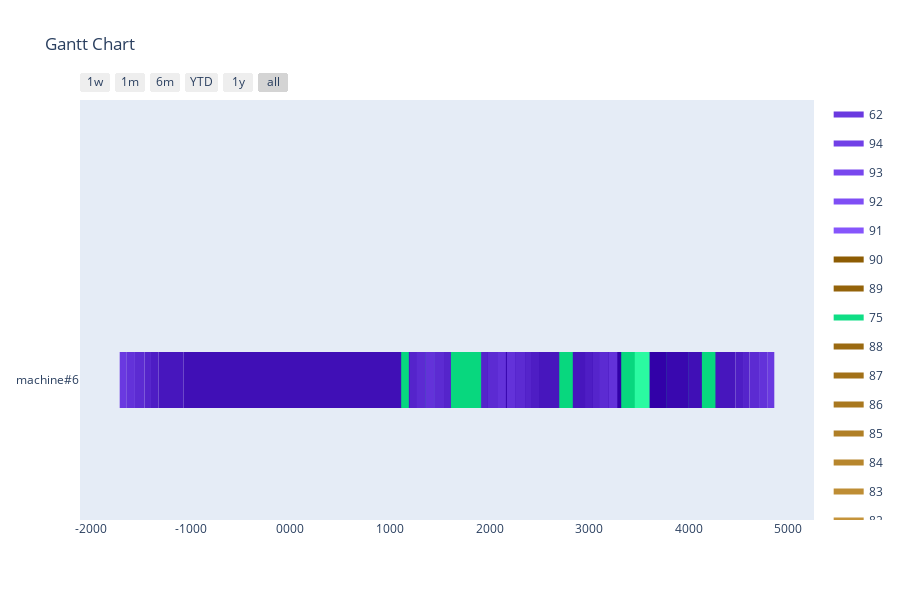

The cell this chart's notebook holds for it:
### Markdown cell above
Greedy

### Code cell
agent = GreedyAgent(env)
simulator = AgentSimulator()
schedule, schedule_count = simulator.simulate(agent, orders_model)
print(f'Scheduled {schedule_count}/{len(orders_model)} Orders')
visualize_schedule(schedule, env)

### Figure 1 — Plotly figure (JSON) as saved in the notebook; plotly's stock layout.template omitted (floating-point values rounded to 4 significant figures)
{"data": [{"fill": "toself", "fillcolor": "rgb(106, 57, 224)", "hoverinfo": "name", "legendgroup": "rgb(106, 57, 224)", "mode": "none", "name": "62", "type": "scatter", "x": [-1713, -1647, -1647, -1713, -1713, 3283, 3349, 3349, 3283, 3283, -1046, -980, -980, -1046, -1046, 2164, 2230, 2230, 2164, 2164, 2109, 2175, 2175, 2109, 2109, 4793, 4859, 4859, 4793, 4793, 1299, 1365, 1365, 1299, 1299, 1448, 1514, 1514, 1448, 1448, -572, -506, -506, -572], "y": [-0.2, -0.2, 0.2, 0.2, null, -0.2, -0.2, 0.2, 0.2, null, -0.2, -0.2, 0.2, 0.2, null, -0.2, -0.2, 0.2, 0.2, null, -0.2, -0.2, 0.2, 0.2, null, -0.2, -0.2, 0.2, 0.2, null, -0.2, -0.2, 0.2, 0.2, null, -0.2, -0.2, 0.2, 0.2, null, -0.2, -0.2, 0.2, 0.2]}, {"fill": "toself", "fillcolor": "rgb(113, 64, 231)", "hoverinfo": "name", "legendgroup": "rgb(113, 64, 231)", "mode": "none", "name": "94", "type": "scatter", "x": [4341, 4417, 4417, 4341], "y": [-0.2, -0.2, 0.2, 0.2]}, {"fill": "toself", "fillcolor": "rgb(120, 71, 238)", "hoverinfo": "name", "legendgroup": "rgb(120, 71, 238)", "mode": "none", "name": "93", "type": "scatter", "x": [4256, 4341, 4341, 4256], "y": [-0.2, -0.2, 0.2, 0.2]}, {"fill": "toself", "fillcolor": "rgb(127, 78, 245)", "hoverinfo": "name", "legendgroup": "rgb(127, 78, 245)", "mode": "none", "name": "92", "type": "scatter", "x": [4191, 4256, 4256, 4191], "y": [-0.2, -0.2, 0.2, 0.2]}, {"fill": "toself", "fillcolor": "rgb(134, 85, 252)", "hoverinfo": "name", "legendgroup": "rgb(134, 85, 252)", "mode": "none", "name": "91", "type": "scatter", "x": [4114, 4191, 4191, 4114], "y": [-0.2, -0.2, 0.2, 0.2]}, {"fill": "toself", "fillcolor": "rgb(141, 92, 3)", "hoverinfo": "name", "legendgroup": "rgb(141, 92, 3)", "mode": "none", "name": "90", "type": "scatter", "x": [4004, 4114, 4114, 4004], "y": [-0.2, -0.2, 0.2, 0.2]}, {"fill": "toself", "fillcolor": "rgb(148, 99, 10)", "hoverinfo": "name", "legendgroup": "rgb(148, 99, 10)", "mode": "none", "name": "89", "type": "scatter", "x": [3957, 4004, 4004, 3957], "y": [-0.2, -0.2, 0.2, 0.2]}, {"fill": "toself", "fillcolor": "rgb(15, 222, 133)", "hoverinfo": "name", "legendgroup": "rgb(15, 222, 133)", "mode": "none", "name": "75", "type": "scatter", "x": [168, 310, 310, 168, 168, 1326, 1468, 1468, 1326, 1326, 835, 977, 977, 835, 835, 207, 349, 349, 207, 207, 3990, 4132, 4132, 3990, 3990, 2836, 2978, 2978, 2836, 2836, 3180, 3322, 3322, 3180, 3180, -509, -367, -367, -509, -509, 1309, 1451, 1451, 1309], "y": [-0.2, -0.2, 0.2, 0.2, null, -0.2, -0.2, 0.2, 0.2, null, -0.2, -0.2, 0.2, 0.2, null, -0.2, -0.2, 0.2, 0.2, null, -0.2, -0.2, 0.2, 0.2, null, -0.2, -0.2, 0.2, 0.2, null, -0.2, -0.2, 0.2, 0.2, null, -0.2, -0.2, 0.2, 0.2, null, -0.2, -0.2, 0.2, 0.2]}, {"fill": "toself", "fillcolor": "rgb(155, 106, 17)", "hoverinfo": "name", "legendgroup": "rgb(155, 106, 17)", "mode": "none", "name": "88", "type": "scatter", "x": [3901, 3957, 3957, 3901], "y": [-0.2, -0.2, 0.2, 0.2]}, {"fill": "toself", "fillcolor": "rgb(162, 113, 24)", "hoverinfo": "name", "legendgroup": "rgb(162, 113, 24)", "mode": "none", "name": "87", "type": "scatter", "x": [3814, 3901, 3901, 3814], "y": [-0.2, -0.2, 0.2, 0.2]}, {"fill": "toself", "fillcolor": "rgb(169, 120, 31)", "hoverinfo": "name", "legendgroup": "rgb(169, 120, 31)", "mode": "none", "name": "86", "type": "scatter", "x": [3759, 3814, 3814, 3759], "y": [-0.2, -0.2, 0.2, 0.2]}, {"fill": "toself", "fillcolor": "rgb(176, 127, 38)", "hoverinfo": "name", "legendgroup": "rgb(176, 127, 38)", "mode": "none", "name": "85", "type": "scatter", "x": [3694, 3759, 3759, 3694], "y": [-0.2, -0.2, 0.2, 0.2]}, {"fill": "toself", "fillcolor": "rgb(183, 134, 45)", "hoverinfo": "name", "legendgroup": "rgb(183, 134, 45)", "mode": "none", "name": "84", "type": "scatter", "x": [3630, 3694, 3694, 3630], "y": [-0.2, -0.2, 0.2, 0.2]}, {"fill": "toself", "fillcolor": "rgb(190, 141, 52)", "hoverinfo": "name", "legendgroup": "rgb(190, 141, 52)", "mode": "none", "name": "83", "type": "scatter", "x": [3544, 3630, 3630, 3544], "y": [-0.2, -0.2, 0.2, 0.2]}, {"fill": "toself", "fillcolor": "rgb(197, 148, 59)", "hoverinfo": "name", "legendgroup": "rgb(197, 148, 59)", "mode": "none", "name": "82", "type": "scatter", "x": [3400, 3544, 3544, 3400], "y": [-0.2, -0.2, 0.2, 0.2]}, {"fill": "toself", "fillcolor": "rgb(204, 155, 66)", "hoverinfo": "name", "legendgroup": "rgb(204, 155, 66)", "mode": "none", "name": "81", "type": "scatter", "x": [3275, 3400, 3400, 3275], "y": [-0.2, -0.2, 0.2, 0.2]}, {"fill": "toself", "fillcolor": "rgb(211, 162, 73)", "hoverinfo": "name", "legendgroup": "rgb(211, 162, 73)", "mode": "none", "name": "80", "type": "scatter", "x": [3153, 3275, 3275, 3153], "y": [-0.2, -0.2, 0.2, 0.2]}, {"fill": "toself", "fillcolor": "rgb(218, 169, 80)", "hoverinfo": "name", "legendgroup": "rgb(218, 169, 80)", "mode": "none", "name": "79", "type": "scatter", "x": [3020, 3153, 3153, 3020], "y": [-0.2, -0.2, 0.2, 0.2]}, {"fill": "toself", "fillcolor": "rgb(22, 229, 140)", "hoverinfo": "name", "legendgroup": "rgb(22, 229, 140)", "mode": "none", "name": "74", "type": "scatter", "x": [23, 168, 168, 23, 23, 1468, 1613, 1613, 1468, 1468, 690, 835, 835, 690, 690, 349, 494, 494, 349, 349, 3845, 3990, 3990, 3845, 3845, 2978, 3123, 3123, 2978, 2978, 3035, 3180, 3180, 3035, 3035, -367, -222, -222, -367, -367, 1164, 1309, 1309, 1164], "y": [-0.2, -0.2, 0.2, 0.2, null, -0.2, -0.2, 0.2, 0.2, null, -0.2, -0.2, 0.2, 0.2, null, -0.2, -0.2, 0.2, 0.2, null, -0.2, -0.2, 0.2, 0.2, null, -0.2, -0.2, 0.2, 0.2, null, -0.2, -0.2, 0.2, 0.2, null, -0.2, -0.2, 0.2, 0.2, null, -0.2, -0.2, 0.2, 0.2]}, {"fill": "toself", "fillcolor": "rgb(225, 176, 87)", "hoverinfo": "name", "legendgroup": "rgb(225, 176, 87)", "mode": "none", "name": "78", "type": "scatter", "x": [2875, 3020, 3020, 2875], "y": [-0.2, -0.2, 0.2, 0.2]}, {"fill": "toself", "fillcolor": "rgb(232, 183, 94)", "hoverinfo": "name", "legendgroup": "rgb(232, 183, 94)", "mode": "none", "name": "77", "type": "scatter", "x": [2752, 2875, 2875, 2752], "y": [-0.2, -0.2, 0.2, 0.2]}, {"fill": "toself", "fillcolor": "rgb(29, 236, 147)", "hoverinfo": "name", "legendgroup": "rgb(29, 236, 147)", "mode": "none", "name": "73", "type": "scatter", "x": [-132, 23, 23, -132, -132, 1613, 1768, 1768, 1613, 1613, 535, 690, 690, 535, 535, 494, 649, 649, 494, 494, 3690, 3845, 3845, 3690, 3690, 3123, 3278, 3278, 3123, 3123, 2880, 3035, 3035, 2880, 2880, -222, -67, -67, -222, -222, 1009, 1164, 1164, 1009], "y": [-0.2, -0.2, 0.2, 0.2, null, -0.2, -0.2, 0.2, 0.2, null, -0.2, -0.2, 0.2, 0.2, null, -0.2, -0.2, 0.2, 0.2, null, -0.2, -0.2, 0.2, 0.2, null, -0.2, -0.2, 0.2, 0.2, null, -0.2, -0.2, 0.2, 0.2, null, -0.2, -0.2, 0.2, 0.2, null, -0.2, -0.2, 0.2, 0.2]}, {"fill": "toself", "fillcolor": "rgb(36, 243, 154)", "hoverinfo": "name", "legendgroup": "rgb(36, 243, 154)", "mode": "none", "name": "72", "type": "scatter", "x": [-297, -132, -132, -297, -297, 1768, 1933, 1933, 1768, 1768, 370, 535, 535, 370, 370, 649, 814, 814, 649, 649, 3525, 3690, 3690, 3525, 3525, 3278, 3443, 3443, 3278, 3278, 2715, 2880, 2880, 2715, 2715, -67, 98, 98, -67, -67, 844, 1009, 1009, 844], "y": [-0.2, -0.2, 0.2, 0.2, null, -0.2, -0.2, 0.2, 0.2, null, -0.2, -0.2, 0.2, 0.2, null, -0.2, -0.2, 0.2, 0.2, null, -0.2, -0.2, 0.2, 0.2, null, -0.2, -0.2, 0.2, 0.2, null, -0.2, -0.2, 0.2, 0.2, null, -0.2, -0.2, 0.2, 0.2, null, -0.2, -0.2, 0.2, 0.2]}, {"fill": "toself", "fillcolor": "rgb(43, 250, 161)", "hoverinfo": "name", "legendgroup": "rgb(43, 250, 161)", "mode": "none", "name": "71", "type": "scatter", "x": [-461, -297, -297, -461, -461, 1933, 2097, 2097, 1933, 1933, 206, 370, 370, 206, 206, 814, 978, 978, 814, 814, 3361, 3525, 3525, 3361, 3361, 3443, 3607, 3607, 3443, 3443, 2551, 2715, 2715, 2551, 2551, 98, 262, 262, 98, 98, 680, 844, 844, 680], "y": [-0.2, -0.2, 0.2, 0.2, null, -0.2, -0.2, 0.2, 0.2, null, -0.2, -0.2, 0.2, 0.2, null, -0.2, -0.2, 0.2, 0.2, null, -0.2, -0.2, 0.2, 0.2, null, -0.2, -0.2, 0.2, 0.2, null, -0.2, -0.2, 0.2, 0.2, null, -0.2, -0.2, 0.2, 0.2, null, -0.2, -0.2, 0.2, 0.2]}, {"fill": "toself", "fillcolor": "rgb(50, 1, 168)", "hoverinfo": "name", "legendgroup": "rgb(50, 1, 168)", "mode": "none", "name": "70", "type": "scatter", "x": [-634, -461, -461, -634, -634, 2097, 2270, 2270, 2097, 2097, 33, 206, 206, 33, 33, 978, 1151, 1151, 978, 978, 3188, 3361, 3361, 3188, 3188, 3607, 3780, 3780, 3607, 3607, 2378, 2551, 2551, 2378, 2378, 262, 435, 435, 262, 262, 507, 680, 680, 507], "y": [-0.2, -0.2, 0.2, 0.2, null, -0.2, -0.2, 0.2, 0.2, null, -0.2, -0.2, 0.2, 0.2, null, -0.2, -0.2, 0.2, 0.2, null, -0.2, -0.2, 0.2, 0.2, null, -0.2, -0.2, 0.2, 0.2, null, -0.2, -0.2, 0.2, 0.2, null, -0.2, -0.2, 0.2, 0.2, null, -0.2, -0.2, 0.2, 0.2]}, {"fill": "toself", "fillcolor": "rgb(57, 8, 175)", "hoverinfo": "name", "legendgroup": "rgb(57, 8, 175)", "mode": "none", "name": "69", "type": "scatter", "x": [-848, -634, -634, -848, -848, 2270, 2484, 2484, 2270, 2270, -181, 33, 33, -181, -181, 1151, 1365, 1365, 1151, 1151, 2974, 3188, 3188, 2974, 2974, 3780, 3994, 3994, 3780, 3780, 2164, 2378, 2378, 2164, 2164, 435, 649, 649, 435, 435, 293, 507, 507, 293], "y": [-0.2, -0.2, 0.2, 0.2, null, -0.2, -0.2, 0.2, 0.2, null, -0.2, -0.2, 0.2, 0.2, null, -0.2, -0.2, 0.2, 0.2, null, -0.2, -0.2, 0.2, 0.2, null, -0.2, -0.2, 0.2, 0.2, null, -0.2, -0.2, 0.2, 0.2, null, -0.2, -0.2, 0.2, 0.2, null, -0.2, -0.2, 0.2, 0.2]}, {"fill": "toself", "fillcolor": "rgb(64, 15, 182)", "hoverinfo": "name", "legendgroup": "rgb(64, 15, 182)", "mode": "none", "name": "68", "type": "scatter", "x": [-1073, -848, -848, -1073, -1073, 2484, 2709, 2709, 2484, 2484, -406, -181, -181, -406, -406, 1365, 1590, 1590, 1365, 1365, 2749, 2974, 2974, 2749, 2749, 3994, 4219, 4219, 3994, 3994, 1939, 2164, 2164, 1939, 1939, 649, 874, 874, 649, 649, 68, 293, 293, 68], "y": [-0.2, -0.2, 0.2, 0.2, null, -0.2, -0.2, 0.2, 0.2, null, -0.2, -0.2, 0.2, 0.2, null, -0.2, -0.2, 0.2, 0.2, null, -0.2, -0.2, 0.2, 0.2, null, -0.2, -0.2, 0.2, 0.2, null, -0.2, -0.2, 0.2, 0.2, null, -0.2, -0.2, 0.2, 0.2, null, -0.2, -0.2, 0.2, 0.2]}, {"fill": "toself", "fillcolor": "rgb(71, 22, 189)", "hoverinfo": "name", "legendgroup": "rgb(71, 22, 189)", "mode": "none", "name": "67", "type": "scatter", "x": [-1323, -1073, -1073, -1323, -1323, 2709, 2959, 2959, 2709, 2709, -656, -406, -406, -656, -656, 1590, 1840, 1840, 1590, 1590, 2499, 2749, 2749, 2499, 2499, 4219, 4469, 4469, 4219, 4219, 1689, 1939, 1939, 1689, 1689, 874, 1124, 1124, 874, 874, -182, 68, 68, -182], "y": [-0.2, -0.2, 0.2, 0.2, null, -0.2, -0.2, 0.2, 0.2, null, -0.2, -0.2, 0.2, 0.2, null, -0.2, -0.2, 0.2, 0.2, null, -0.2, -0.2, 0.2, 0.2, null, -0.2, -0.2, 0.2, 0.2, null, -0.2, -0.2, 0.2, 0.2, null, -0.2, -0.2, 0.2, 0.2, null, -0.2, -0.2, 0.2, 0.2]}, {"fill": "toself", "fillcolor": "rgb(78, 29, 196)", "hoverinfo": "name", "legendgroup": "rgb(78, 29, 196)", "mode": "none", "name": "66", "type": "scatter", "x": [-1399, -1323, -1323, -1399, -1399, 2959, 3035, 3035, 2959, 2959, -732, -656, -656, -732, -732, 1840, 1916, 1916, 1840, 1840, 2423, 2499, 2499, 2423, 2423, 4469, 4545, 4545, 4469, 4469, 1613, 1689, 1689, 1613, 1613, 1124, 1200, 1200, 1124, 1124, -258, -182, -182, -258], "y": [-0.2, -0.2, 0.2, 0.2, null, -0.2, -0.2, 0.2, 0.2, null, -0.2, -0.2, 0.2, 0.2, null, -0.2, -0.2, 0.2, 0.2, null, -0.2, -0.2, 0.2, 0.2, null, -0.2, -0.2, 0.2, 0.2, null, -0.2, -0.2, 0.2, 0.2, null, -0.2, -0.2, 0.2, 0.2, null, -0.2, -0.2, 0.2, 0.2]}, {"fill": "toself", "fillcolor": "rgb(8, 215, 126)", "hoverinfo": "name", "legendgroup": "rgb(8, 215, 126)", "mode": "none", "name": "76", "type": "scatter", "x": [310, 446, 446, 310, 310, 1190, 1326, 1326, 1190, 1190, 977, 1113, 1113, 977, 977, 71, 207, 207, 71, 71, 4132, 4268, 4268, 4132, 4132, 2700, 2836, 2836, 2700, 2700, 3322, 3458, 3458, 3322, 3322, -645, -509, -509, -645, -645, 1451, 1587, 1587, 1451], "y": [-0.2, -0.2, 0.2, 0.2, null, -0.2, -0.2, 0.2, 0.2, null, -0.2, -0.2, 0.2, 0.2, null, -0.2, -0.2, 0.2, 0.2, null, -0.2, -0.2, 0.2, 0.2, null, -0.2, -0.2, 0.2, 0.2, null, -0.2, -0.2, 0.2, 0.2, null, -0.2, -0.2, 0.2, 0.2, null, -0.2, -0.2, 0.2, 0.2]}, {"fill": "toself", "fillcolor": "rgb(85, 36, 203)", "hoverinfo": "name", "legendgroup": "rgb(85, 36, 203)", "mode": "none", "name": "65", "type": "scatter", "x": [-1464, -1399, -1399, -1464, -1464, 3035, 3100, 3100, 3035, 3035, -797, -732, -732, -797, -797, 1916, 1981, 1981, 1916, 1916, 2358, 2423, 2423, 2358, 2358, 4545, 4610, 4610, 4545, 4545, 1548, 1613, 1613, 1548, 1548, 1200, 1265, 1265, 1200, 1200, -323, -258, -258, -323], "y": [-0.2, -0.2, 0.2, 0.2, null, -0.2, -0.2, 0.2, 0.2, null, -0.2, -0.2, 0.2, 0.2, null, -0.2, -0.2, 0.2, 0.2, null, -0.2, -0.2, 0.2, 0.2, null, -0.2, -0.2, 0.2, 0.2, null, -0.2, -0.2, 0.2, 0.2, null, -0.2, -0.2, 0.2, 0.2, null, -0.2, -0.2, 0.2, 0.2]}, {"fill": "toself", "fillcolor": "rgb(92, 43, 210)", "hoverinfo": "name", "legendgroup": "rgb(92, 43, 210)", "mode": "none", "name": "64", "type": "scatter", "x": [-1560, -1464, -1464, -1560, -1560, 3100, 3196, 3196, 3100, 3100, -893, -797, -797, -893, -893, 1981, 2077, 2077, 1981, 1981, 2262, 2358, 2358, 2262, 2262, 4610, 4706, 4706, 4610, 4610, 1452, 1548, 1548, 1452, 1452, 1265, 1361, 1361, 1265, 1265, -419, -323, -323, -419], "y": [-0.2, -0.2, 0.2, 0.2, null, -0.2, -0.2, 0.2, 0.2, null, -0.2, -0.2, 0.2, 0.2, null, -0.2, -0.2, 0.2, 0.2, null, -0.2, -0.2, 0.2, 0.2, null, -0.2, -0.2, 0.2, 0.2, null, -0.2, -0.2, 0.2, 0.2, null, -0.2, -0.2, 0.2, 0.2, null, -0.2, -0.2, 0.2, 0.2]}, {"fill": "toself", "fillcolor": "rgb(99, 50, 217)", "hoverinfo": "name", "legendgroup": "rgb(99, 50, 217)", "mode": "none", "name": "63", "type": "scatter", "x": [-1647, -1560, -1560, -1647, -1647, 3196, 3283, 3283, 3196, 3196, -980, -893, -893, -980, -980, 2077, 2164, 2164, 2077, 2077, 2175, 2262, 2262, 2175, 2175, 4706, 4793, 4793, 4706, 4706, 1365, 1452, 1452, 1365, 1365, 1361, 1448, 1448, 1361, 1361, -506, -419, -419, -506], "y": [-0.2, -0.2, 0.2, 0.2, null, -0.2, -0.2, 0.2, 0.2, null, -0.2, -0.2, 0.2, 0.2, null, -0.2, -0.2, 0.2, 0.2, null, -0.2, -0.2, 0.2, 0.2, null, -0.2, -0.2, 0.2, 0.2, null, -0.2, -0.2, 0.2, 0.2, null, -0.2, -0.2, 0.2, 0.2, null, -0.2, -0.2, 0.2, 0.2]}, {"legendgroup": "rgb(106, 57, 224)", "marker": {"color": "rgb(106, 57, 224)", "opacity": 0, "size": 1}, "mode": "markers", "name": "", "showlegend": false, "text": [null, null, null, null, null, null, null, null, null, null, null, null, null, null, null, null, null, null], "type": "scatter", "x": [-1713, -1647, 3283, 3349, -1046, -980, 2164, 2230, 2109, 2175, 4793, 4859, 1299, 1365, 1448, 1514, -572, -506], "y": [0, 0, 0, 0, 0, 0, 0, 0, 0, 0, 0, 0, 0, 0, 0, 0, 0, 0]}, {"legendgroup": "rgb(113, 64, 231)", "marker": {"color": "rgb(113, 64, 231)", "opacity": 0, "size": 1}, "mode": "markers", "name": "", "showlegend": false, "text": [null, null], "type": "scatter", "x": [4341, 4417], "y": [0, 0]}, {"legendgroup": "rgb(120, 71, 238)", "marker": {"color": "rgb(120, 71, 238)", "opacity": 0, "size": 1}, "mode": "markers", "name": "", "showlegend": false, "text": [null, null], "type": "scatter", "x": [4256, 4341], "y": [0, 0]}, {"legendgroup": "rgb(127, 78, 245)", "marker": {"color": "rgb(127, 78, 245)", "opacity": 0, "size": 1}, "mode": "markers", "name": "", "showlegend": false, "text": [null, null], "type": "scatter", "x": [4191, 4256], "y": [0, 0]}, {"legendgroup": "rgb(134, 85, 252)", "marker": {"color": "rgb(134, 85, 252)", "opacity": 0, "size": 1}, "mode": "markers", "name": "", "showlegend": false, "text": [null, null], "type": "scatter", "x": [4114, 4191], "y": [0, 0]}, {"legendgroup": "rgb(141, 92, 3)", "marker": {"color": "rgb(141, 92, 3)", "opacity": 0, "size": 1}, "mode": "markers", "name": "", "showlegend": false, "text": [null, null], "type": "scatter", "x": [4004, 4114], "y": [0, 0]}, {"legendgroup": "rgb(148, 99, 10)", "marker": {"color": "rgb(148, 99, 10)", "opacity": 0, "size": 1}, "mode": "markers", "name": "", "showlegend": false, "text": [null, null], "type": "scatter", "x": [3957, 4004], "y": [0, 0]}, {"legendgroup": "rgb(15, 222, 133)", "marker": {"color": "rgb(15, 222, 133)", "opacity": 0, "size": 1}, "mode": "markers", "name": "", "showlegend": false, "text": [null, null, null, null, null, null, null, null, null, null, null, null, null, null, null, null, null, null], "type": "scatter", "x": [168, 310, 1326, 1468, 835, 977, 207, 349, 3990, 4132, 2836, 2978, 3180, 3322, -509, -367, 1309, 1451], "y": [0, 0, 0, 0, 0, 0, 0, 0, 0, 0, 0, 0, 0, 0, 0, 0, 0, 0]}, {"legendgroup": "rgb(155, 106, 17)", "marker": {"color": "rgb(155, 106, 17)", "opacity": 0, "size": 1}, "mode": "markers", "name": "", "showlegend": false, "text": [null, null], "type": "scatter", "x": [3901, 3957], "y": [0, 0]}, {"legendgroup": "rgb(162, 113, 24)", "marker": {"color": "rgb(162, 113, 24)", "opacity": 0, "size": 1}, "mode": "markers", "name": "", "showlegend": false, "text": [null, null], "type": "scatter", "x": [3814, 3901], "y": [0, 0]}, {"legendgroup": "rgb(169, 120, 31)", "marker": {"color": "rgb(169, 120, 31)", "opacity": 0, "size": 1}, "mode": "markers", "name": "", "showlegend": false, "text": [null, null], "type": "scatter", "x": [3759, 3814], "y": [0, 0]}, {"legendgroup": "rgb(176, 127, 38)", "marker": {"color": "rgb(176, 127, 38)", "opacity": 0, "size": 1}, "mode": "markers", "name": "", "showlegend": false, "text": [null, null], "type": "scatter", "x": [3694, 3759], "y": [0, 0]}, {"legendgroup": "rgb(183, 134, 45)", "marker": {"color": "rgb(183, 134, 45)", "opacity": 0, "size": 1}, "mode": "markers", "name": "", "showlegend": false, "text": [null, null], "type": "scatter", "x": [3630, 3694], "y": [0, 0]}, {"legendgroup": "rgb(190, 141, 52)", "marker": {"color": "rgb(190, 141, 52)", "opacity": 0, "size": 1}, "mode": "markers", "name": "", "showlegend": false, "text": [null, null], "type": "scatter", "x": [3544, 3630], "y": [0, 0]}, {"legendgroup": "rgb(197, 148, 59)", "marker": {"color": "rgb(197, 148, 59)", "opacity": 0, "size": 1}, "mode": "markers", "name": "", "showlegend": false, "text": [null, null], "type": "scatter", "x": [3400, 3544], "y": [0, 0]}, {"legendgroup": "rgb(204, 155, 66)", "marker": {"color": "rgb(204, 155, 66)", "opacity": 0, "size": 1}, "mode": "markers", "name": "", "showlegend": false, "text": [null, null], "type": "scatter", "x": [3275, 3400], "y": [0, 0]}, {"legendgroup": "rgb(211, 162, 73)", "marker": {"color": "rgb(211, 162, 73)", "opacity": 0, "size": 1}, "mode": "markers", "name": "", "showlegend": false, "text": [null, null], "type": "scatter", "x": [3153, 3275], "y": [0, 0]}, {"legendgroup": "rgb(218, 169, 80)", "marker": {"color": "rgb(218, 169, 80)", "opacity": 0, "size": 1}, "mode": "markers", "name": "", "showlegend": false, "text": [null, null], "type": "scatter", "x": [3020, 3153], "y": [0, 0]}, {"legendgroup": "rgb(22, 229, 140)", "marker": {"color": "rgb(22, 229, 140)", "opacity": 0, "size": 1}, "mode": "markers", "name": "", "showlegend": false, "text": [null, null, null, null, null, null, null, null, null, null, null, null, null, null, null, null, null, null], "type": "scatter", "x": [23, 168, 1468, 1613, 690, 835, 349, 494, 3845, 3990, 2978, 3123, 3035, 3180, -367, -222, 1164, 1309], "y": [0, 0, 0, 0, 0, 0, 0, 0, 0, 0, 0, 0, 0, 0, 0, 0, 0, 0]}, {"legendgroup": "rgb(225, 176, 87)", "marker": {"color": "rgb(225, 176, 87)", "opacity": 0, "size": 1}, "mode": "markers", "name": "", "showlegend": false, "text": [null, null], "type": "scatter", "x": [2875, 3020], "y": [0, 0]}, {"legendgroup": "rgb(232, 183, 94)", "marker": {"color": "rgb(232, 183, 94)", "opacity": 0, "size": 1}, "mode": "markers", "name": "", "showlegend": false, "text": [null, null], "type": "scatter", "x": [2752, 2875], "y": [0, 0]}, {"legendgroup": "rgb(29, 236, 147)", "marker": {"color": "rgb(29, 236, 147)", "opacity": 0, "size": 1}, "mode": "markers", "name": "", "showlegend": false, "text": [null, null, null, null, null, null, null, null, null, null, null, null, null, null, null, null, null, null], "type": "scatter", "x": [-132, 23, 1613, 1768, 535, 690, 494, 649, 3690, 3845, 3123, 3278, 2880, 3035, -222, -67, 1009, 1164], "y": [0, 0, 0, 0, 0, 0, 0, 0, 0, 0, 0, 0, 0, 0, 0, 0, 0, 0]}, {"legendgroup": "rgb(36, 243, 154)", "marker": {"color": "rgb(36, 243, 154)", "opacity": 0, "size": 1}, "mode": "markers", "name": "", "showlegend": false, "text": [null, null, null, null, null, null, null, null, null, null, null, null, null, null, null, null, null, null], "type": "scatter", "x": [-297, -132, 1768, 1933, 370, 535, 649, 814, 3525, 3690, 3278, 3443, 2715, 2880, -67, 98, 844, 1009], "y": [0, 0, 0, 0, 0, 0, 0, 0, 0, 0, 0, 0, 0, 0, 0, 0, 0, 0]}, {"legendgroup": "rgb(43, 250, 161)", "marker": {"color": "rgb(43, 250, 161)", "opacity": 0, "size": 1}, "mode": "markers", "name": "", "showlegend": false, "text": [null, null, null, null, null, null, null, null, null, null, null, null, null, null, null, null, null, null], "type": "scatter", "x": [-461, -297, 1933, 2097, 206, 370, 814, 978, 3361, 3525, 3443, 3607, 2551, 2715, 98, 262, 680, 844], "y": [0, 0, 0, 0, 0, 0, 0, 0, 0, 0, 0, 0, 0, 0, 0, 0, 0, 0]}, {"legendgroup": "rgb(50, 1, 168)", "marker": {"color": "rgb(50, 1, 168)", "opacity": 0, "size": 1}, "mode": "markers", "name": "", "showlegend": false, "text": [null, null, null, null, null, null, null, null, null, null, null, null, null, null, null, null, null, null], "type": "scatter", "x": [-634, -461, 2097, 2270, 33, 206, 978, 1151, 3188, 3361, 3607, 3780, 2378, 2551, 262, 435, 507, 680], "y": [0, 0, 0, 0, 0, 0, 0, 0, 0, 0, 0, 0, 0, 0, 0, 0, 0, 0]}, {"legendgroup": "rgb(57, 8, 175)", "marker": {"color": "rgb(57, 8, 175)", "opacity": 0, "size": 1}, "mode": "markers", "name": "", "showlegend": false, "text": [null, null, null, null, null, null, null, null, null, null, null, null, null, null, null, null, null, null], "type": "scatter", "x": [-848, -634, 2270, 2484, -181, 33, 1151, 1365, 2974, 3188, 3780, 3994, 2164, 2378, 435, 649, 293, 507], "y": [0, 0, 0, 0, 0, 0, 0, 0, 0, 0, 0, 0, 0, 0, 0, 0, 0, 0]}, {"legendgroup": "rgb(64, 15, 182)", "marker": {"color": "rgb(64, 15, 182)", "opacity": 0, "size": 1}, "mode": "markers", "name": "", "showlegend": false, "text": [null, null, null, null, null, null, null, null, null, null, null, null, null, null, null, null, null, null], "type": "scatter", "x": [-1073, -848, 2484, 2709, -406, -181, 1365, 1590, 2749, 2974, 3994, 4219, 1939, 2164, 649, 874, 68, 293], "y": [0, 0, 0, 0, 0, 0, 0, 0, 0, 0, 0, 0, 0, 0, 0, 0, 0, 0]}, {"legendgroup": "rgb(71, 22, 189)", "marker": {"color": "rgb(71, 22, 189)", "opacity": 0, "size": 1}, "mode": "markers", "name": "", "showlegend": false, "text": [null, null, null, null, null, null, null, null, null, null, null, null, null, null, null, null, null, null], "type": "scatter", "x": [-1323, -1073, 2709, 2959, -656, -406, 1590, 1840, 2499, 2749, 4219, 4469, 1689, 1939, 874, 1124, -182, 68], "y": [0, 0, 0, 0, 0, 0, 0, 0, 0, 0, 0, 0, 0, 0, 0, 0, 0, 0]}, {"legendgroup": "rgb(78, 29, 196)", "marker": {"color": "rgb(78, 29, 196)", "opacity": 0, "size": 1}, "mode": "markers", "name": "", "showlegend": false, "text": [null, null, null, null, null, null, null, null, null, null, null, null, null, null, null, null, null, null], "type": "scatter", "x": [-1399, -1323, 2959, 3035, -732, -656, 1840, 1916, 2423, 2499, 4469, 4545, 1613, 1689, 1124, 1200, -258, -182], "y": [0, 0, 0, 0, 0, 0, 0, 0, 0, 0, 0, 0, 0, 0, 0, 0, 0, 0]}, {"legendgroup": "rgb(8, 215, 126)", "marker": {"color": "rgb(8, 215, 126)", "opacity": 0, "size": 1}, "mode": "markers", "name": "", "showlegend": false, "text": [null, null, null, null, null, null, null, null, null, null, null, null, null, null, null, null, null, null], "type": "scatter", "x": [310, 446, 1190, 1326, 977, 1113, 71, 207, 4132, 4268, 2700, 2836, 3322, 3458, -645, -509, 1451, 1587], "y": [0, 0, 0, 0, 0, 0, 0, 0, 0, 0, 0, 0, 0, 0, 0, 0, 0, 0]}, {"legendgroup": "rgb(85, 36, 203)", "marker": {"color": "rgb(85, 36, 203)", "opacity": 0, "size": 1}, "mode": "markers", "name": "", "showlegend": false, "text": [null, null, null, null, null, null, null, null, null, null, null, null, null, null, null, null, null, null], "type": "scatter", "x": [-1464, -1399, 3035, 3100, -797, -732, 1916, 1981, 2358, 2423, 4545, 4610, 1548, 1613, 1200, 1265, -323, -258], "y": [0, 0, 0, 0, 0, 0, 0, 0, 0, 0, 0, 0, 0, 0, 0, 0, 0, 0]}, {"legendgroup": "rgb(92, 43, 210)", "marker": {"color": "rgb(92, 43, 210)", "opacity": 0, "size": 1}, "mode": "markers", "name": "", "showlegend": false, "text": [null, null, null, null, null, null, null, null, null, null, null, null, null, null, null, null, null, null], "type": "scatter", "x": [-1560, -1464, 3100, 3196, -893, -797, 1981, 2077, 2262, 2358, 4610, 4706, 1452, 1548, 1265, 1361, -419, -323], "y": [0, 0, 0, 0, 0, 0, 0, 0, 0, 0, 0, 0, 0, 0, 0, 0, 0, 0]}, {"legendgroup": "rgb(99, 50, 217)", "marker": {"color": "rgb(99, 50, 217)", "opacity": 0, "size": 1}, "mode": "markers", "name": "", "showlegend": false, "text": [null, null, null, null, null, null, null, null, null, null, null, null, null, null, null, null, null, null], "type": "scatter", "x": [-1647, -1560, 3196, 3283, -980, -893, 2077, 2164, 2175, 2262, 4706, 4793, 1365, 1452, 1361, 1448, -506, -419], "y": [0, 0, 0, 0, 0, 0, 0, 0, 0, 0, 0, 0, 0, 0, 0, 0, 0, 0]}], "layout": {"height": 600, "hovermode": "closest", "showlegend": true, "title": {"text": "Gantt Chart"}, "xaxis": {"rangeselector": {"buttons": [{"count": 7, "label": "1w", "step": "day", "stepmode": "backward"}, {"count": 1, "label": "1m", "step": "month", "stepmode": "backward"}, {"count": 6, "label": "6m", "step": "month", "stepmode": "backward"}, {"count": 1, "label": "YTD", "step": "year", "stepmode": "todate"}, {"count": 1, "label": "1y", "step": "year", "stepmode": "backward"}, {"step": "all"}]}, "showgrid": false, "type": "date", "zeroline": false}, "yaxis": {"autorange": false, "range": [-1, 2], "showgrid": false, "ticktext": ["machine#6"], "tickvals": [0], "zeroline": false}}}
